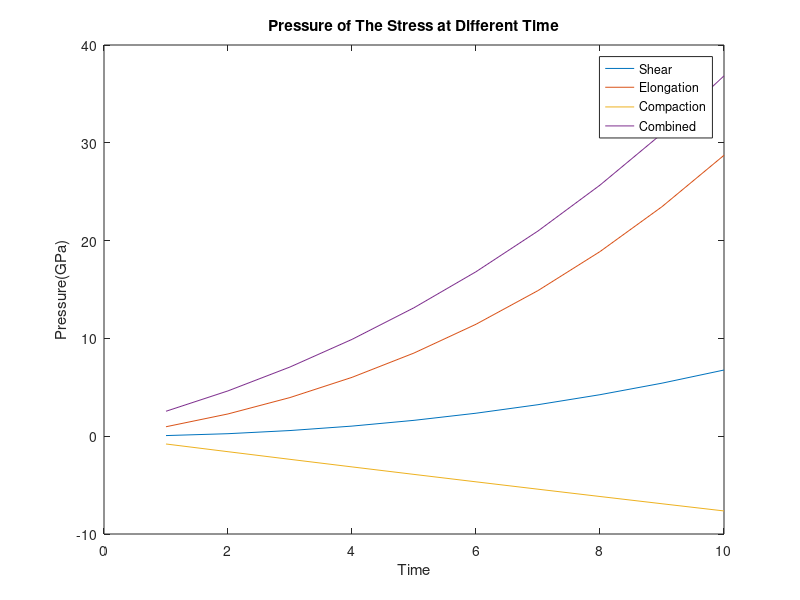

Write MATLAB code to recreate this figure.
function pressure
    %Deformation: initializing
    a = -2;
    b = -1;
    c = 4;
    k = 80;
    u = 30;
    Identity = eye(3);
    c1 = k + (4/3)*u;
    c2 = k - (2/3)*u;
    IE = [c1,c2,c2,0,0,0;c2,c1,c2,0,0,0;c2,c2,c1,0,0,0;0,0,0,u,0,0;0,0,0,0,u,0;0,0,0,0,0,u];

    %Shear
    P_Shear = [];
    for t = 1:10
        A_Shear = 0.01*[0,a*t,0;a*t,0,0;0,0,0];
        F_Shear = A_Shear + Identity;
        E_Shear = 0.5*(F_Shear'*F_Shear - Identity);
        E_V = [E_Shear(1,1),E_Shear(2,2),E_Shear(3,3),2*E_Shear(1,2),2*E_Shear(2,3),2*E_Shear(1,3)]';
        S_V = IE * E_V;
        S11 = S_V(1);
        S22 = S_V(2);
        S33 = S_V(3);
        S12 = S_V(4);
        S23 = S_V(5);
        S13 = S_V(6);
        S = [S11,S12,S13;S12,S22,S23;S13,S23,S33];
        J = det(F_Shear);
        Stress = (1/J)*(F_Shear*S*F_Shear');
        p = (1/3)*(Stress(1,1)+Stress(2,2)+Stress(3,3));
        P_Shear = [P_Shear,p];
    end

    
    %Elongation
    P_Elong = [];
    for t = 1:10
        A_Elongation = 0.01*[a*t,0,0;0,b*t,0;0,0,c*t];
        F_Elongation = A_Elongation + Identity;
        E_Elongation = 0.5*(F_Elongation'*F_Elongation - Identity);
        E_V = [E_Elongation(1,1),E_Elongation(2,2),E_Elongation(3,3),2*E_Elongation(1,2),2*E_Elongation(2,3),2*E_Elongation(1,3)]';
        S_V = IE * E_V;
        S11 = S_V(1);
        S22 = S_V(2);
        S33 = S_V(3);
        S12 = S_V(4);
        S23 = S_V(5);
        S13 = S_V(6);
        S = [S11,S12,S13;S12,S22,S23;S13,S23,S33];
        J = det(F_Elongation);
        Stress = (1/J)*(F_Elongation*S*F_Elongation');
        p = (1/3)*(Stress(1,1)+Stress(2,2)+Stress(3,3));
        P_Elong = [P_Elong,p];
    end
    
    
    %Compaction
    P_Comp = [];
    for t = 1:10
        A_Compaction = 0.01*[0,0,0;0,b*t,0;0,0,0];
        F_Compaction = A_Compaction + Identity;
        E_Compaction = 0.5*(F_Compaction'*F_Compaction - Identity);
        E_V = [E_Compaction(1,1),E_Compaction(2,2),E_Compaction(3,3),2*E_Compaction(1,2),2*E_Compaction(2,3),2*E_Compaction(1,3)]';
        S_V = IE * E_V;
        S11 = S_V(1);
        S22 = S_V(2);
        S33 = S_V(3);
        S12 = S_V(4);
        S23 = S_V(5);
        S13 = S_V(6);
        S = [S11,S12,S13;S12,S22,S23;S13,S23,S33];
        J = det(F_Compaction);
        Stress = (1/J)*(F_Compaction*S*F_Compaction');
        p = (1/3)*(Stress(1,1)+Stress(2,2)+Stress(3,3));
        P_Comp = [P_Comp,p];
    end
    
    
    %Combined
    P_Comb = [];
    for t = 1:10
        A_Combined = 0.01*[a*t,b*t,0;b*t,c*t,0;0,0,1];
        F_Combined = A_Combined + Identity;
        E_Combined = 0.5*(F_Combined'*F_Combined - Identity);
        E_V = [E_Combined(1,1),E_Combined(2,2),E_Combined(3,3),2*E_Combined(1,2),2*E_Combined(2,3),2*E_Combined(1,3)]';
        S_V = IE * E_V;
        S11 = S_V(1);
        S22 = S_V(2);
        S33 = S_V(3);
        S12 = S_V(4);
        S23 = S_V(5);
        S13 = S_V(6);
        S = [S11,S12,S13;S12,S22,S23;S13,S23,S33];
        J = det(F_Combined);
        Stress = (1/J)*(F_Combined*S*F_Combined');
        p = (1/3)*(Stress(1,1)+Stress(2,2)+Stress(3,3));
        P_Comb = [P_Comb,p];
    end


    t = 1:10;
    plot(t,P_Shear);
    hold on;
    plot(t,P_Elong);
    plot(t,P_Comp);
    plot(t,P_Comb);
    title('Pressure of The Stress at Different Time');
    xlabel('Time');
    ylabel('Pressure(GPa)');
    legend('Shear','Elongation','Compaction','Combined');
    


end





